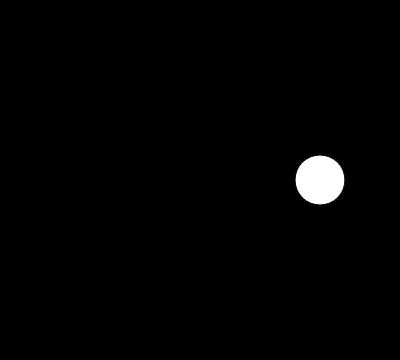
Frame 1 (no input)
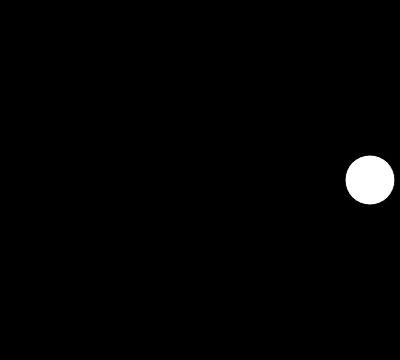
Frame 60 (no input)
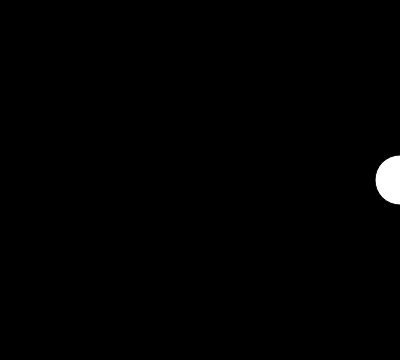
Frame 120 (the mouse pressed at the canvas centre since frame 60)

The p5.js sketch that drew these frames (run headless with seeded random() and noise() and a simulated clock; from frame 60 on, the mouse is pressed at the canvas centre):

// p5.js sketch
// ── sketch.js
let x = 320;
let y = 180;
let xspeed = 10;
let yspeed = 2;
let xcount = 0;

let r = 25; // rad

function setup() {
  createCanvas(400, 360);
}

function draw() {
  background(0);
  ellipse(x, y, r * 2, r * 2);
  // y += yspeed;
  // if (x > width - r || x < r) {
  // if (y > height - r || y < r) {
  //   yspeed = -yspeed;
  // }
  xcount = xcount + 1;
  if (xcount > 10) {
    x += xspeed;
    if (x > width || x < 0) {
      xspeed = -xspeed;
    }
    xcount = 0;
  }
}
